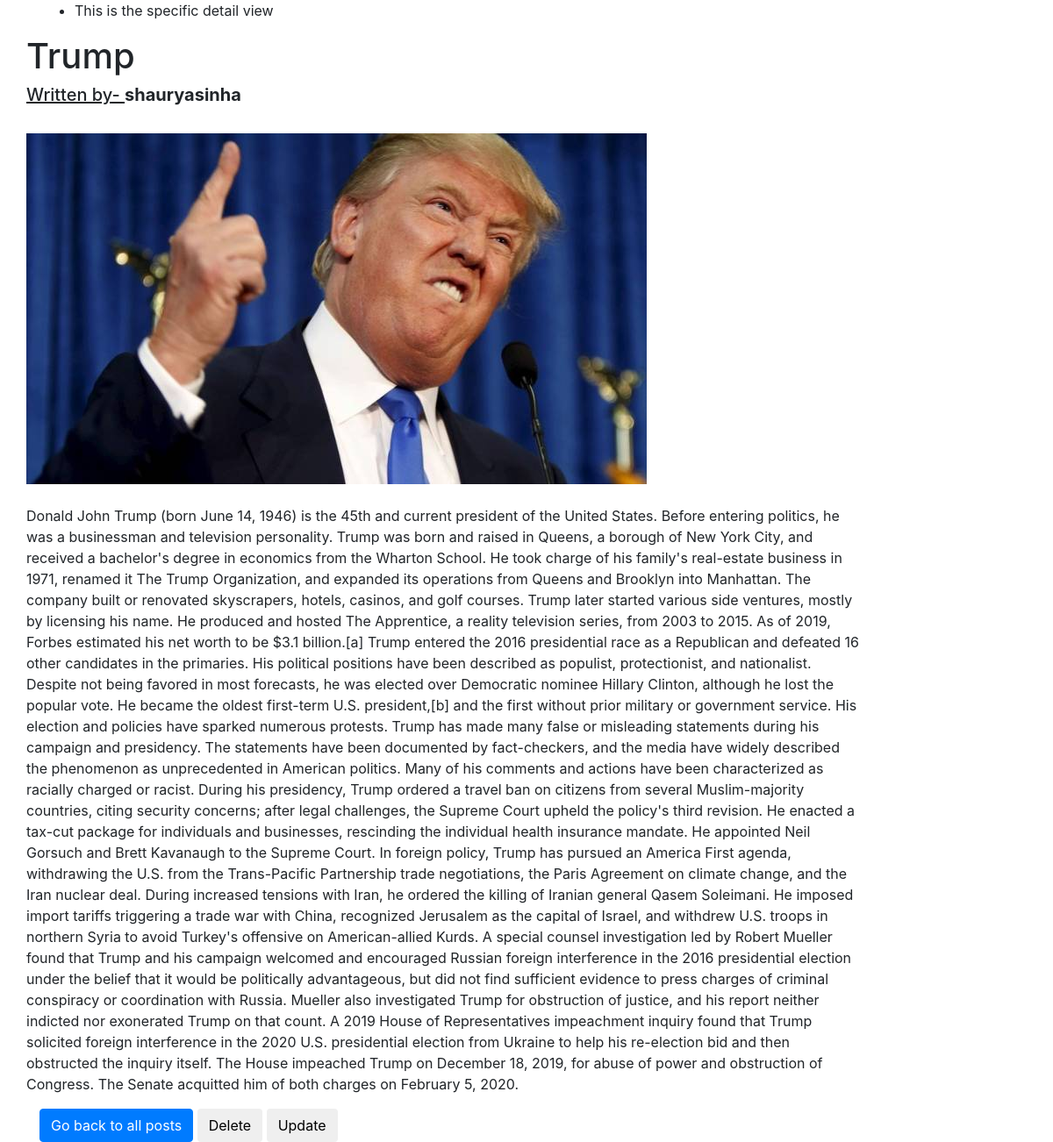
Page /posts/first-post/ on the committed database.
### posts/models.py (models this page shows, shortened)
class Post(models.Model):
    title = models.CharField(max_length = 120)
    description = models.TextField()
    author = models.ForeignKey('Author', on_delete=models.CASCADE , default='')
    image = models.ImageField()
    slug = models.SlugField()
    def get_update_url(self):
        return "/posts/{}/update/".format(self.slug)
    def get_delete_url(self):
        return "/posts/{}/delete/".format(self.slug)

class Author(models.Model):
    user = models.ForeignKey(User , on_delete=models.CASCADE)
    email = models.EmailField()
    cellphone_num = models.IntegerField()
    def __str__(self):
        return self.user.username

### posts/views.py (the view)
# urls.py: path('<slug>/' , posts_detail),
def posts_detail(request , slug):
    unique_post = get_object_or_404(Post , slug = slug)
    context = {
        'post': unique_post
    }
    messages.info(request , 'This is the specific detail view')
    return render(request , "posts/post_detail.html" , context)

### posts/templates/posts/post_detail.html
{% extends 'posts/base.html' %}
{% block content%}
        <div class="row">
            <h1>{{ post.title }} </div></h1>
            <div class = "row">
            <h5><u>Written by- </u><b>{{ post.author }}</b></h5></div>
            <br>
            <div class="row">
            <img src="{{ post.image.url }}" class="img-responsive">
            <br></div>
            <br><div class="row">
            <p>{{ post.description }}</p>
        </div>
        <a href="/posts/"><button class="btn btn-primary">Go back to all posts</button></a>
        <a href="{{post.get_delete_url}}"><button class="btn btn-default">Delete</button></a>
        <a href="{{post.get_update_url}}"><button class="btn btn-default">Update</button></a>
{% endblock content %}

### posts/templates/posts/base.html (shortened to what this page needs)
<!DOCTYPE html>
<html>
<head>
    <link rel="stylesheet" href="https://maxcdn.bootstrapcdn.com/bootstrap/4.0.0/css/bootstrap.min.css">
</head>
<body>
    <div class="container">
        {% if messages %}
            <ul class="messages">
                {% for message in messages %}
                <li{% if message.tags %} class="{{ message.tags }}"{% endif %}>{{ message }}</li>
                {% endfor %}
            </ul>
        {% endif %}
        <div class="row">
            <div class="col-sm-10 col-sm-offset-5">
                {% block content %}
                {% endblock content %}
            </div>
        </div>
    </div>
</body>
</html>

### rows in the picture
Post: title "Trump", author "shauryasinha", image (picture), description "Donald John Trump (born June 14, 1946) is the 45th and current president of the United States. Before entering politics, he was a businessman and television personality. Trump was born and raised in Queens, a borough of New York City, and received a bachelor's degree in economics from the Wharton School. He took charge of his family's real-estate business in 1971, renamed it The Trump Organization, and expanded its operations from Queens and Brooklyn into Manhattan. The company built or renovated skyscrapers, hotels, casinos, and golf courses. Trump later started various side ventures, mostly by licensing his name. He produced and hosted The Apprentice, a reality television series, from…"

### other values in the picture
{{ message }} "This is the specific detail view"
